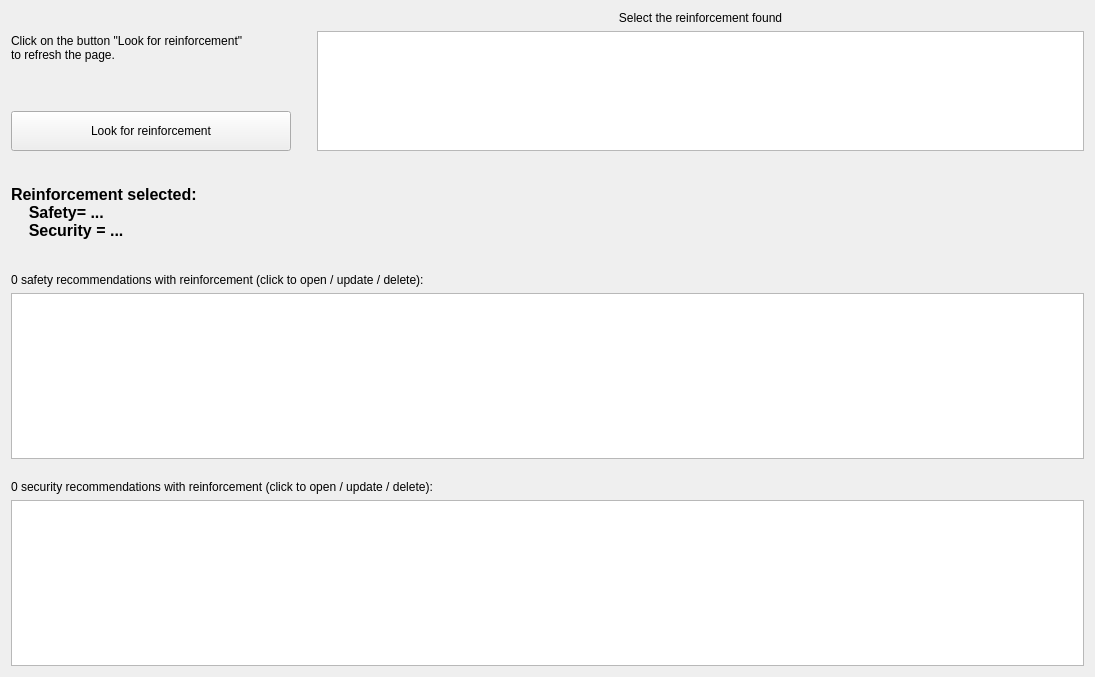
          <widget class="QWidget" name="scrollAreaWidgetContents_17">
           <property name="geometry">
            <rect>
             <x>0</x>
             <y>0</y>
             <width>1095</width>
             <height>677</height>
            </rect>
           </property>
           <layout class="QGridLayout" name="gridLayout_62">
            <item row="0" column="0">
             <layout class="QVBoxLayout" name="verticalLayout_72">
              <item>
               <layout class="QHBoxLayout" name="horizontalLayout_100">
                <item>
                 <layout class="QVBoxLayout" name="verticalLayout_73">
                  <item>
                   <widget class="QLabel" name="label_90">
                    <property name="minimumSize">
                     <size>
                      <width>280</width>
                      <height>0</height>
                     </size>
                    </property>
                    <property name="maximumSize">
                     <size>
                      <width>280</width>
                      <height>16777215</height>
                     </size>
                    </property>
                    <property name="text">
                     <string>Click on the button &quot;Look for reinforcement&quot; 
to refresh the page.</string>
                    </property>
                    <property name="alignment">
                     <set>Qt::AlignLeading|Qt::AlignLeft|Qt::AlignVCenter</set>
                    </property>
                   </widget>
                  </item>
                  <item>
                   <spacer name="verticalSpacer_42">
                    <property name="orientation">
                     <enum>Qt::Vertical</enum>
                    </property>
                    <property name="sizeType">
                     <enum>QSizePolicy::Maximum</enum>
                    </property>
                    <property name="sizeHint" stdset="0">
                     <size>
                      <width>20</width>
                      <height>20</height>
                     </size>
                    </property>
                   </spacer>
                  </item>
                  <item>
                   <widget class="QPushButton" name="button_reinforcement_look">
                    <property name="minimumSize">
                     <size>
                      <width>170</width>
                      <height>40</height>
                     </size>
                    </property>
                    <property name="maximumSize">
                     <size>
                      <width>280</width>
                      <height>40</height>
                     </size>
                    </property>
                    <property name="text">
                     <string>Look for reinforcement</string>
                    </property>
                   </widget>
                  </item>
                 </layout>
                </item>
                <item>
                 <spacer name="horizontalSpacer_53">
                  <property name="orientation">
                   <enum>Qt::Horizontal</enum>
                  </property>
                  <property name="sizeType">
                   <enum>QSizePolicy::Maximum</enum>
                  </property>
                  <property name="sizeHint" stdset="0">
                   <size>
                    <width>20</width>
                    <height>20</height>
                   </size>
                  </property>
                 </spacer>
                </item>
                <item>
                 <layout class="QVBoxLayout" name="verticalLayout_74">
                  <item>
                   <widget class="QLabel" name="label_97">
                    <property name="text">
                     <string>Select the reinforcement found</string>
                    </property>
                    <property name="alignment">
                     <set>Qt::AlignCenter</set>
                    </property>
                   </widget>
                  </item>
                  <item>
                   <widget class="QListWidget" name="listwidget_reinforcement_onto">
                    <property name="minimumSize">
                     <size>
                      <width>0</width>
                      <height>120</height>
                     </size>
                    </property>
                    <property name="maximumSize">
                     <size>
                      <width>16777215</width>
                      <height>120</height>
                     </size>
                    </property>
                    <property name="font">
                     <font>
                      <pointsize>11</pointsize>
                     </font>
                    </property>
                    <property name="alternatingRowColors">
                     <bool>true</bool>
                    </property>
                    <property name="wordWrap">
                     <bool>false</bool>
                    </property>
                   </widget>
                  </item>
                 </layout>
                </item>
               </layout>
              </item>
              <item>
               <spacer name="verticalSpacer_43">
                <property name="orientation">
                 <enum>Qt::Vertical</enum>
                </property>
                <property name="sizeType">
                 <enum>QSizePolicy::Fixed</enum>
                </property>
                <property name="sizeHint" stdset="0">
                 <size>
                  <width>20</width>
                  <height>15</height>
                 </size>
                </property>
               </spacer>
              </item>
              <item>
               <widget class="QLabel" name="label_reinforcement_selected">
                <property name="minimumSize">
                 <size>
                  <width>150</width>
                  <height>80</height>
                 </size>
                </property>
                <property name="maximumSize">
                 <size>
                  <width>16777215</width>
                  <height>16777215</height>
                 </size>
                </property>
                <property name="font">
                 <font>
                  <pointsize>12</pointsize>
                  <weight>75</weight>
                  <bold>true</bold>
                 </font>
                </property>
                <property name="text">
                 <string>Reinforcement selected:
    Safety= ... 
    Security = ...</string>
                </property>
               </widget>
              </item>
              <item>
               <spacer name="verticalSpacer_44">
                <property name="orientation">
                 <enum>Qt::Vertical</enum>
                </property>
                <property name="sizeType">
                 <enum>QSizePolicy::Fixed</enum>
                </property>
                <property name="sizeHint" stdset="0">
                 <size>
                  <width>20</width>
                  <height>15</height>
                 </size>
                </property>
               </spacer>
              </item>
              <item>
               <widget class="QLabel" name="label_reinforcement_safety">
                <property name="text">
                 <string>0 safety recommendations with reinforcement (click to open / update / delete):</string>
                </property>
               </widget>
              </item>
              <item>
               <widget class="QListWidget" name="listwidget_reinforcement_safety">
                <property name="minimumSize">
                 <size>
                  <width>0</width>
                  <height>150</height>
                 </size>
                </property>
                <property name="alternatingRowColors">
                 <bool>true</bool>
                </property>
               </widget>
              </item>
              <item>
               <spacer name="verticalSpacer_45">
                <property name="orientation">
                 <enum>Qt::Vertical</enum>
                </property>
                <property name="sizeType">
                 <enum>QSizePolicy::Fixed</enum>
                </property>
                <property name="sizeHint" stdset="0">
                 <size>
                  <width>20</width>
                  <height>15</height>
                 </size>
                </property>
               </spacer>
              </item>
              <item>
               <widget class="QLabel" name="label_reinforcement_security">
                <property name="text">
                 <string>0 security recommendations with reinforcement (click to open / update / delete):</string>
                </property>
               </widget>
              </item>
              <item>
               <widget class="QListWidget" name="listwidget_reinforcement_security">
                <property name="minimumSize">
                 <size>
                  <width>0</width>
                  <height>150</height>
                 </size>
                </property>
                <property name="alternatingRowColors">
                 <bool>true</bool>
                </property>
               </widget>
              </item>
             </layout>
            </item>
           </layout>
          </widget>
